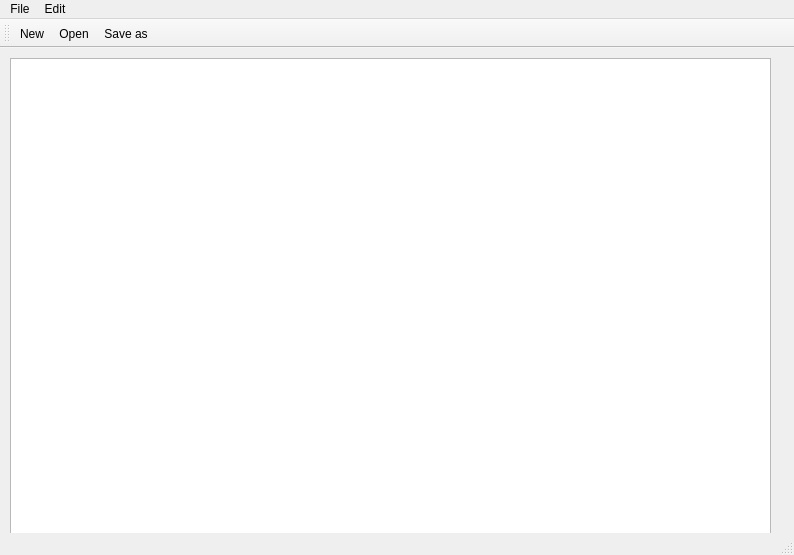
<?xml version="1.0" encoding="UTF-8"?>
<ui version="4.0">
 <class>MainWindow</class>
 <widget class="QMainWindow" name="MainWindow">
  <property name="geometry">
   <rect>
    <x>0</x>
    <y>0</y>
    <width>794</width>
    <height>555</height>
   </rect>
  </property>
  <property name="windowTitle">
   <string>MainWindow</string>
  </property>
  <widget class="QWidget" name="centralwidget">
   <widget class="QWidget" name="verticalLayoutWidget">
    <property name="geometry">
     <rect>
      <x>10</x>
      <y>10</y>
      <width>761</width>
      <height>501</height>
     </rect>
    </property>
    <layout class="QVBoxLayout" name="verticalLayout">
     <item>
      <widget class="QTextEdit" name="textEdit"/>
     </item>
    </layout>
   </widget>
  </widget>
  <widget class="QMenuBar" name="menubar">
   <property name="geometry">
    <rect>
     <x>0</x>
     <y>0</y>
     <width>794</width>
     <height>21</height>
    </rect>
   </property>
   <widget class="QMenu" name="menuFile">
    <property name="title">
     <string>File</string>
    </property>
    <addaction name="actionNew"/>
    <addaction name="actionOpen"/>
    <addaction name="actionSave_as"/>
    <addaction name="actionPrint"/>
    <addaction name="actionExit"/>
   </widget>
   <widget class="QMenu" name="menuEdit">
    <property name="title">
     <string>Edit</string>
    </property>
    <addaction name="actionCopy"/>
    <addaction name="actionPaste"/>
    <addaction name="actionCut"/>
    <addaction name="actionUndo"/>
    <addaction name="actionRedo"/>
   </widget>
   <addaction name="menuFile"/>
   <addaction name="menuEdit"/>
  </widget>
  <widget class="QStatusBar" name="statusBar"/>
  <widget class="QToolBar" name="MainToolBar">
   <property name="windowTitle">
    <string>toolBar</string>
   </property>
   <attribute name="toolBarArea">
    <enum>TopToolBarArea</enum>
   </attribute>
   <attribute name="toolBarBreak">
    <bool>false</bool>
   </attribute>
   <addaction name="actionNew"/>
   <addaction name="actionOpen"/>
   <addaction name="actionSave_as"/>
  </widget>
  <action name="actionNew">
   <property name="icon">
    <iconset resource="Resources.qrc">
     <normaloff>:/imgs/New.bmp</normaloff>:/imgs/New.bmp</iconset>
   </property>
   <property name="text">
    <string>New</string>
   </property>
  </action>
  <action name="actionOpen">
   <property name="icon">
    <iconset resource="Resources.qrc">
     <normaloff>:/imgs/Open.bmp</normaloff>:/imgs/Open.bmp</iconset>
   </property>
   <property name="text">
    <string>Open</string>
   </property>
  </action>
  <action name="actionSave_as">
   <property name="icon">
    <iconset>
     <normalon>:/imgs/Save.bmp</normalon>
    </iconset>
   </property>
   <property name="text">
    <string>Save as</string>
   </property>
  </action>
  <action name="actionPrint">
   <property name="text">
    <string>Print</string>
   </property>
  </action>
  <action name="actionExit">
   <property name="text">
    <string>Exit</string>
   </property>
  </action>
  <action name="actionCopy">
   <property name="text">
    <string>Copy</string>
   </property>
  </action>
  <action name="actionPaste">
   <property name="text">
    <string>Paste</string>
   </property>
  </action>
  <action name="actionCut">
   <property name="text">
    <string>Cut</string>
   </property>
  </action>
  <action name="actionUndo">
   <property name="text">
    <string>Undo</string>
   </property>
  </action>
  <action name="actionRedo">
   <property name="text">
    <string>Redo</string>
   </property>
  </action>
 </widget>
 <resources>
  <include location="Resources.qrc"/>
 </resources>
 <connections/>
</ui>
